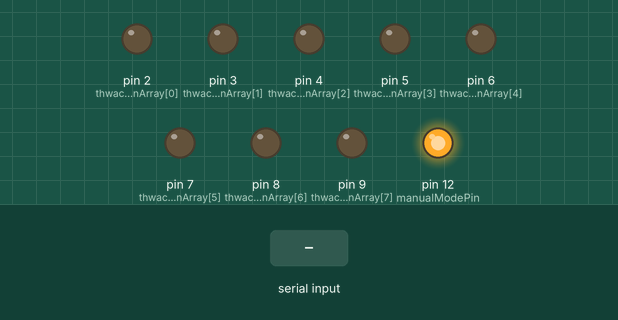
This sketch was run on a simulated Arduino Uno, built with avr-gcc and run on an emulated ATmega328P. Parts: output pins drawn as LEDs (lit = HIGH). The test bench sets the inputs (shaded band).

Above: at 1.2 s.
1.3 s: byte 30 received over Serial
At 2.2 s:
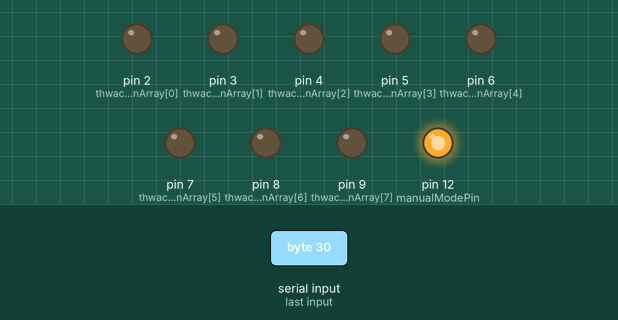
2.9 s: byte 90 received over Serial
At 3.4 s:
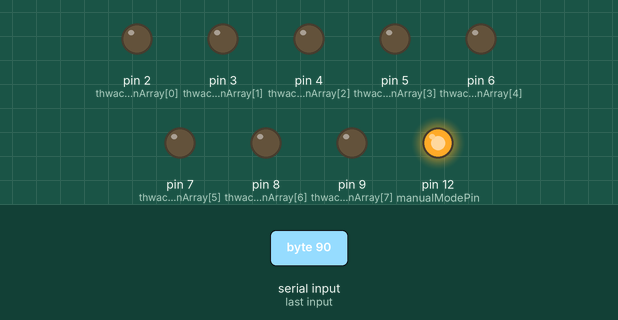
4.5 s: byte 120 received over Serial
At 5.9 s:
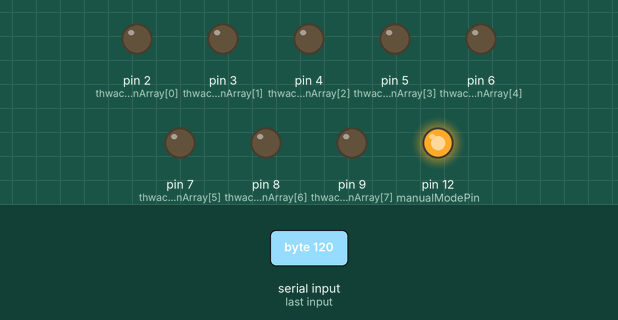
Timing chart, 0 to 7.5 s (numbered marks = the images above; inputs shaded):
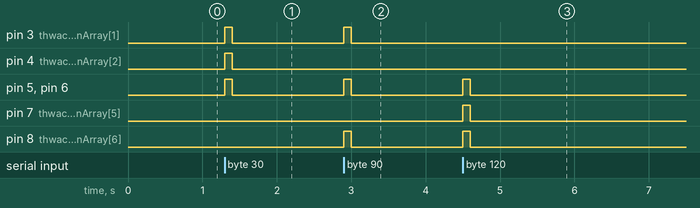

Measured:
- after the input at 1.3 s, pin 3 (thwackPinArray[1]), pin 4 (thwackPinArray[2]), pin 5 (thwackPinArray[3]), pin 6 (thwackPinArray[4]): LOW → HIGH at once, → LOW 0.10 s later
- after the input at 2.9 s, pin 3 (thwackPinArray[1]), pin 5 (thwackPinArray[3]), pin 6 (thwackPinArray[4]), pin 8 (thwackPinArray[6]): LOW → HIGH at once, → LOW 0.10 s later
- after the input at 4.5 s, pin 5 (thwackPinArray[3]), pin 6 (thwackPinArray[4]), pin 7 (thwackPinArray[5]), pin 8 (thwackPinArray[6]): LOW → HIGH at once, → LOW 0.10 s later

The sketch:

thwakCode_02.pde
```cpp
//**************************************************************//
//  Name    : thwaktCode                                        //
//  Author  : Carlyn Maw                                        //
//  Date    : 26 AUG, 2010                                      //
//  Version : 1.0                                               //
//  Notes   : Code for thwaking objects via solenoid            //
//          : based on serial in data or via a manual mode      //
//          : which loops a single array over and over again    //
//****************************************************************


//WAIT! START HERE! Are you in debug mode?
byte debugFlag = 0;

long baudRate = 115200;

const int numberOfThwakers = 8;

byte thwackPinArray[numberOfThwakers] = {
  2,3,4,5,6,7,8,9 }
;


const byte manualModePin = 12;
byte manualModeFlag = 1;  // 1 is off, 0 is on


//holders for infromation you're going to pass to thwaking function
const int lengthOfSequence = 10;
byte dataONE;
byte sequenceArrayONE[lengthOfSequence];

int thwakTimeMin = 0;
int pulseLength = 100;

void setup() {
  //set pins to output because they are addressed in the main loop
  for (byte i = 0; i <= numberOfThwakers; i ++) {
    pinMode(thwackPinArray[i], OUTPUT);
  }

  pinMode(manualModePin, OUTPUT);
  digitalWrite(manualModePin, HIGH); // look for low


  Serial.begin(baudRate);

  sequenceArrayONE[0] = 0xFF; //11111111
  sequenceArrayONE[1] = 0xFE; //11111110
  sequenceArrayONE[2] = 0xFC; //11111100
  sequenceArrayONE[3] = 0xF8; //11111000
  sequenceArrayONE[4] = 0xF0; //11110000
  sequenceArrayONE[5] = 0xE0; //11100000
  sequenceArrayONE[6] = 0xC0; //11000000
  sequenceArrayONE[7] = 0x80; //10000000
  sequenceArrayONE[8] = 0x00; //00000000
  sequenceArrayONE[9] = 0xE0; //11100000
}

void loop() {

  manualModeFlag = digitalRead(manualModePin);  // pressed is LOW, so 0 is ON

  if (manualModeFlag == 0) {
    playSequence(sequenceArrayONE);
  }
  else if (Serial.available() > 0) {
    // get incoming byte:
    byte inByte = Serial.read();
    thwakOut(inByte);
    delay(thwakTimeMin);
  }
}


void thwakOut(byte myDataOut) {

  int pinState;

  for (int t=7; t>=0; t--)  {

    if ( myDataOut & (1<<t) ) {
      pinState= 1;
    }
    else {
      pinState= 0;
    }
    digitalWrite(thwackPinArray[t], pinState);
  }

  delay(pulseLength);

  for (int t=7; t>=0; t--)  {
    digitalWrite(thwackPinArray[t], 0);

  }
  if (debugFlag) {
    Serial.println(myDataOut, DEC);
  }
}


void playSequence(byte * mySequenceArray) {
  for (int j = 0; j < lengthOfSequence; j++) {
    byte currentByte = mySequenceArray[j];
    thwakOut(currentByte);
    delay(thwakTimeMin);
  }
}
```
